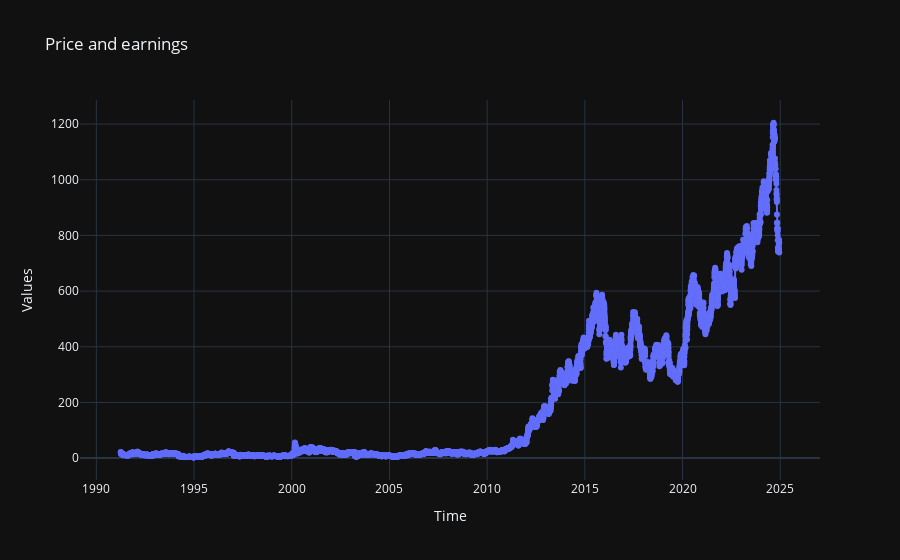

Source (notebook cell):
### Markdown cell above
## Overview

### Code cell
line_chart = go.Scatter(x=history.index, y=history["Open"], name='Line Data', mode='lines+markers')

fig = go.Figure(data=[line_chart])

fig.update_layout(
    title="Price and earnings",
    xaxis_title="Time",
    yaxis_title="Values",
    legend_title="Legend",
)
fig.show()

### Figure 1 — Plotly figure (JSON) as saved in the notebook; plotly's stock layout.template omitted (floating-point values rounded to 4 significant figures; data arrays with more than 128 entries replaced by an {"elided": "..."} marker saying what was removed)
{"data": [{"mode": "lines+markers", "name": "Line Data", "type": "scatter", "x": {"elided": "8491 str values"}, "y": {"elided": "8491 float values"}}], "layout": {"legend": {"title": {"text": "Legend"}}, "title": {"text": "Price and earnings"}, "xaxis": {"title": {"text": "Time"}}, "yaxis": {"title": {"text": "Values"}}}}
